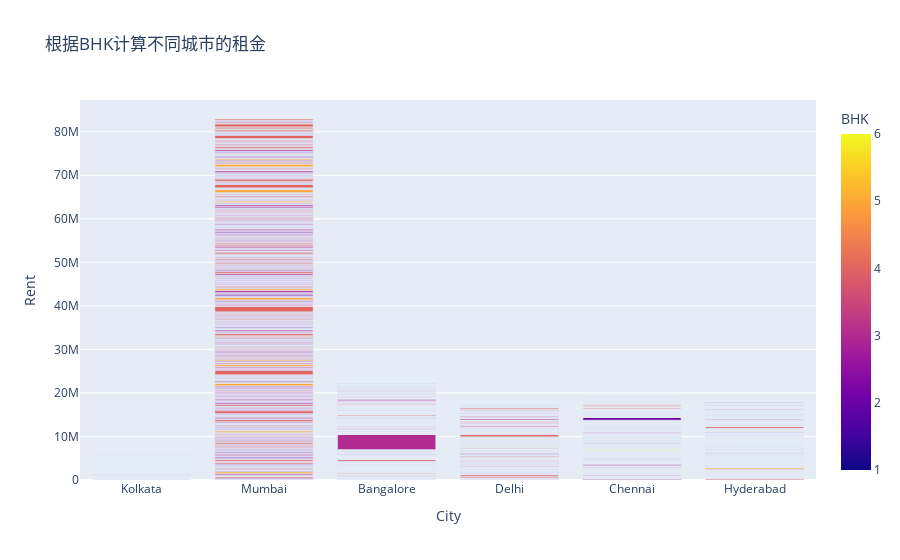

Write notebook code for a chart like this one.
### Markdown cell above
现在我们来看看各个城市按照卧室、厅堂、厨房数量划分的房屋租金情况

### Code cell
# BHK:卧室、大厅和厨房的数量
figure  = px.bar(data,x=data["City"],
                 y=data["Rent"],
                 color = data["BHK"],
                 title="根据BHK计算不同城市的租金")
figure.show()

### Figure 1 — Plotly figure (JSON) as saved in the notebook; plotly's stock layout.template omitted (floating-point values rounded to 4 significant figures; data arrays with more than 128 entries replaced by an {"elided": "..."} marker saying what was removed)
{"data": [{"hovertemplate": "City=%{x}<br>Rent=%{y}<br>BHK=%{marker.color}<extra></extra>", "legendgroup": "", "marker": {"color": {"elided": "4746 int values"}, "coloraxis": "coloraxis", "pattern": {"shape": ""}}, "name": "", "orientation": "v", "showlegend": false, "textposition": "auto", "type": "bar", "x": {"elided": "4746 str values"}, "xaxis": "x", "y": {"elided": "4746 int values"}, "yaxis": "y"}], "layout": {"barmode": "relative", "coloraxis": {"colorbar": {"title": {"text": "BHK"}}, "colorscale": [[0, "#0d0887"], [0.1111, "#46039f"], [0.2222, "#7201a8"], [0.3333, "#9c179e"], [0.4444, "#bd3786"], [0.5556, "#d8576b"], [0.6667, "#ed7953"], [0.7778, "#fb9f3a"], [0.8889, "#fdca26"], [1, "#f0f921"]]}, "legend": {"tracegroupgap": 0}, "title": {"text": "根据BHK计算不同城市的租金"}, "xaxis": {"anchor": "y", "domain": [0, 1], "title": {"text": "City"}}, "yaxis": {"anchor": "x", "domain": [0, 1], "title": {"text": "Rent"}}}}
